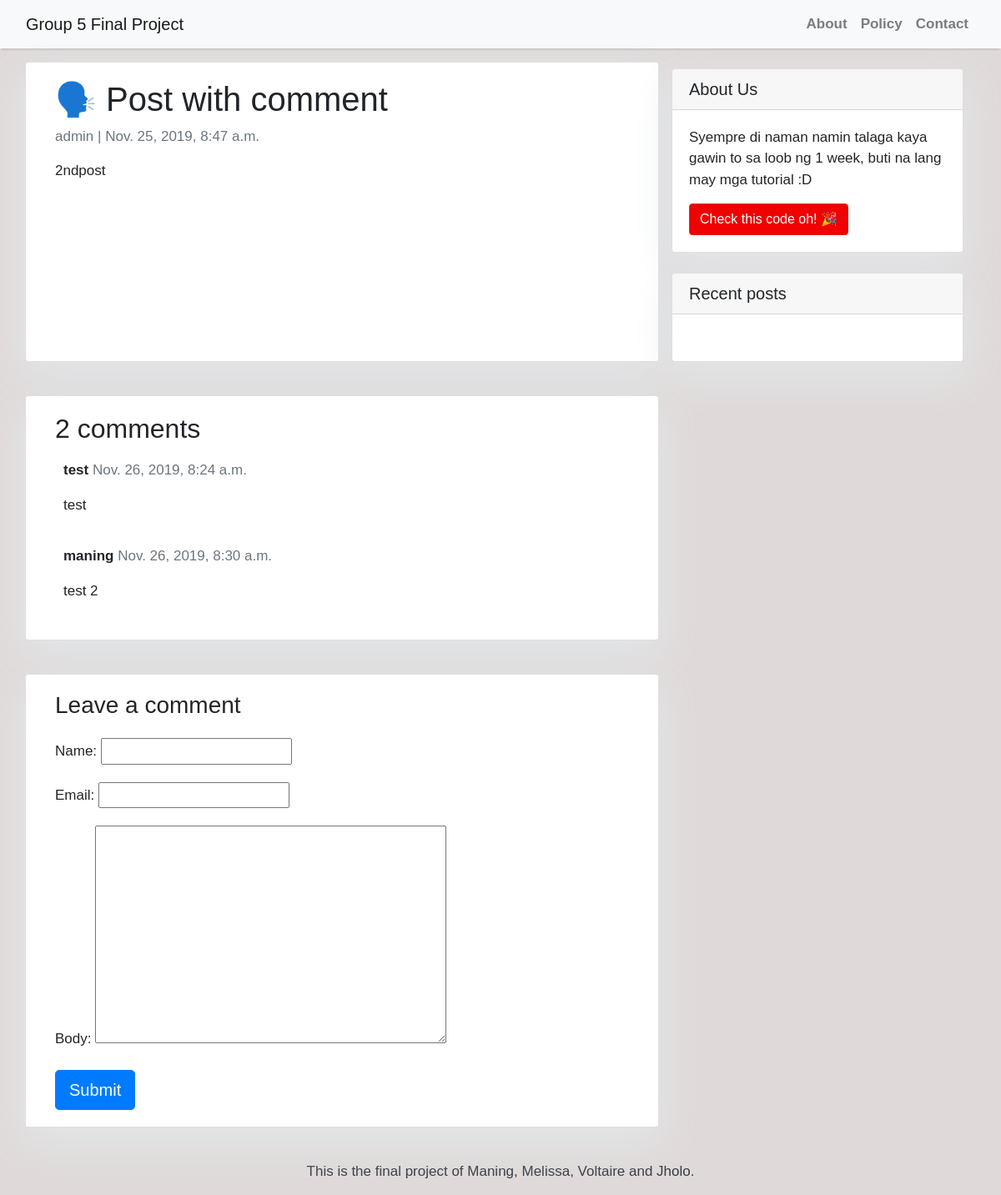
The page /2post/ on the database its author committed.
### blog/models.py (models this page shows, shortened)
class Post(models.Model):
    title = models.CharField(max_length=200, unique=True)
    slug = models.SlugField(max_length=200, unique=True)
    author = models.ForeignKey(User, on_delete=models.CASCADE, related_name='blog_posts')
    updated_on = models.DateTimeField(auto_now=True)
    content = models.TextField()
    created_on = models.DateTimeField(auto_now_add=True)
    status = models.IntegerField(choices=STATUS, default=0)
    class Meta:
        ordering = ['-created_on']

class Comment(models.Model):
    post = models.ForeignKey(Post, on_delete=models.CASCADE, related_name='comments')
    name = models.CharField(max_length=80)
    email = models.EmailField()
    body = models.TextField()
    created_on = models.DateTimeField(auto_now_add=True)
    active = models.BooleanField(default=False)
    class Meta:
        ordering = ['created_on']

### blog/views.py (the view)
# urls.py: path('<slug:slug>/', views.post_detail, name='post_detail'),
def post_detail(request, slug):
    template_name = 'post_detail.html'
    post = get_object_or_404(Post, slug=slug)
    comments = post.comments.filter(active=True)
    new_comment = None
    if request.method == 'POST':
        comment_form = CommentForm(data=request.POST)
        if comment_form.is_valid():
            new_comment = comment_form.save(commit=False)
            new_comment.post = post
            new_comment.save()
    else:
        comment_form = CommentForm()
    return render(request, template_name, {'post': post,
                                            'comments': comments,
                                            'new_comment': new_comment,
                                            'comment_form': comment_form})

### blog/forms.py
class CommentForm(forms.ModelForm):
    class Meta:
        model = Comment
        fields = ('name', 'email', 'body')

### templates/post_detail.html (shortened to what this page needs)
{% extends 'base.html' %} {% block content %}
<div class="container">
  <div class="row">
    <div class="col-md-8 card mb-4  mt-3 left  top">
      <div class="card-body">
        <h1>{% block title %} {{ post.title }} {% endblock title %}</h1>
        <p class=" text-muted">{{ post.author }} | {{ post.created_on }}</p>
        <p class="card-text ">{{ post.content | safe }}</p>
      </div>
    </div>
    {% block sidebar %} {% include 'sidebar.html' %} {% endblock sidebar %}
    <div class="col-md-8 card mb-4  mt-3 ">
      <div class="card-body">
        <h2>{{ comments.count }} comments</h2>
        {% for comment in comments %}
        <div class="comments" style="padding: 10px;">
          <p class="font-weight-bold">
            {{ comment.name }}
            <span class=" text-muted font-weight-normal">
              {{ comment.created_on }}
            </span>
          </p>
          {{ comment.body | linebreaks }}
        </div>
        {% endfor %}
      </div>
    </div>
    <div class="col-md-8 card mb-4  mt-3 ">
      <div class="card-body">
        {% if new_comment %}
        <div class="alert alert-success" role="alert">
          Your comment is awaiting moderation
        </div>
        {% else %}
        <h3>Leave a comment</h3>
        <form method="post" style="margin-top: 1.3em;">
          {{ comment_form.as_p }}
          <button type="submit" class="btn btn-primary  btn-lg">Submit</button>
        </form>
        {% endif %}
      </div>
    </div>
  </div>
</div>
{% endblock content %}

### templates/base.html (style rules this page uses)
body { font-family: "Verdana", sans-serif; font-size: 17px; background-color: #DFDAD9; }

### templates/sidebar.html (style rules this page uses)
.card { box-shadow: 0 16px 48px #E3E7EB; }

### rows shown on the page
Post: title "🗣️ Post with comment", author "admin", created_on "Nov. 25, 2019, 8:47 a.m.", content "2ndpost"
Comment: name "test", created_on "Nov. 26, 2019, 8:24 a.m.", body "test"
Comment: name "maning", created_on "Nov. 26, 2019, 8:30 a.m.", body "test 2"

### other values the page prints
{{ comments.count }} "2"
